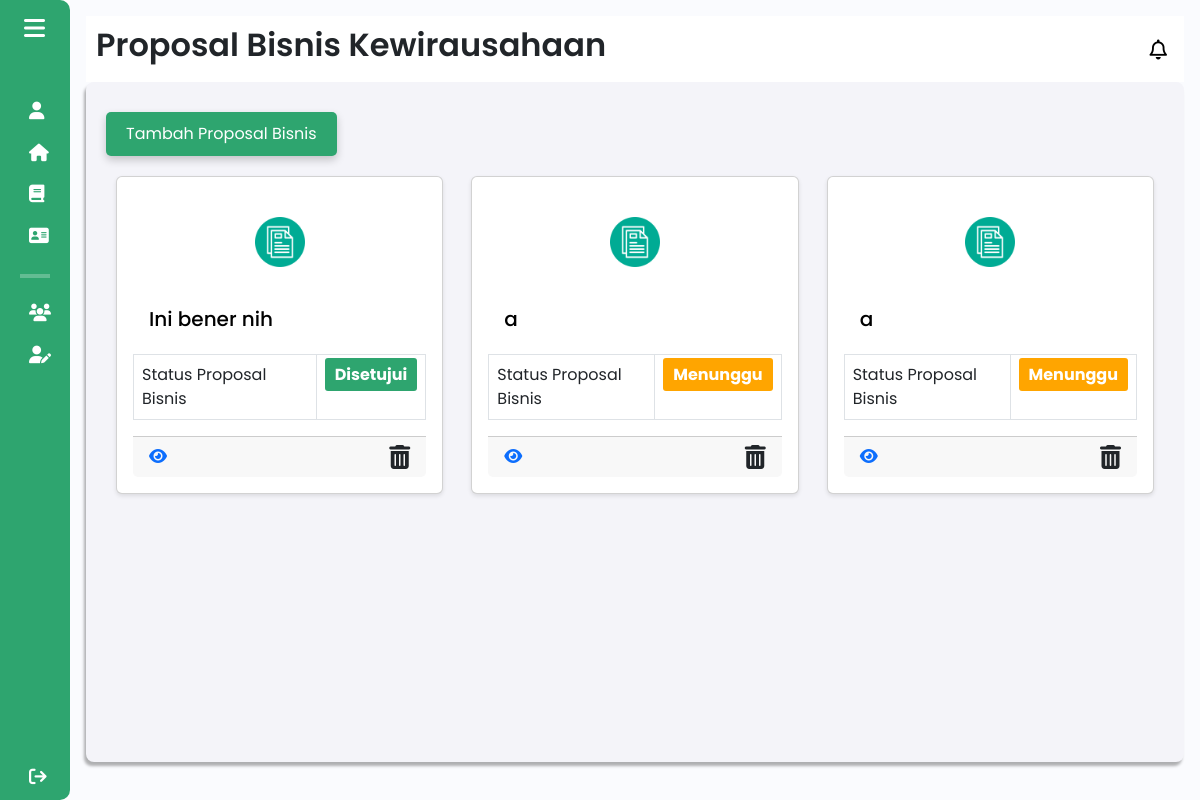
The app's page /components/pages/mahasiswa/proposal_bisnis_mahasiswa.php (signed in), older data.
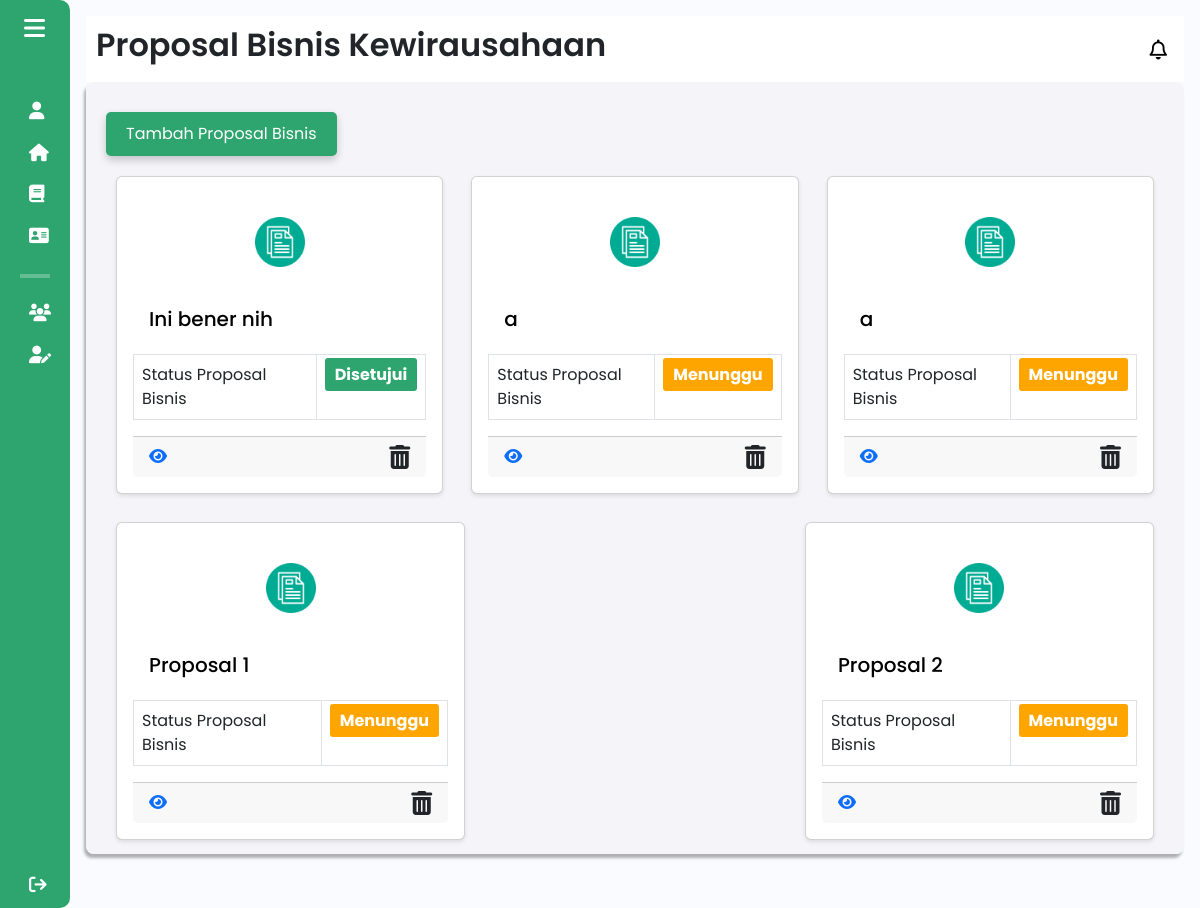
The same page, newer data.
### tables this page shows
CREATE TABLE `proposal_bisnis` (
  `id` int(11) NOT NULL,
  `judul_proposal` varchar(255) NOT NULL,
  `tahapan_bisnis` varchar(25) NOT NULL,
  `sdg` text NOT NULL,
  `kategori` varchar(255) DEFAULT NULL,
  `other_category` varchar(255) DEFAULT NULL,
  `proposal_pdf` varchar(255) NOT NULL,
  `kelompok_id` int(11) NOT NULL,
  `status` enum('menunggu','ditolak','disetujui') DEFAULT 'menunggu'
);

### components/pages/mahasiswa/proposal_bisnis_mahasiswa.php (the view, shortened to what this page needs)
<?php
include $_SERVER['DOCUMENT_ROOT'] . '/Aplikasi-Kewirausahaan/config/db_connection.php';
$query = "SELECT id, judul_proposal, status FROM proposal_bisnis";
$result = mysqli_query($conn, $query);
?>
<!DOCTYPE html>
<html lang="en">
<head>
    <link href="https://cdn.lineicons.com/4.0/lineicons.css" rel="stylesheet" />
    <link href="https://cdn.jsdelivr.net/npm/bootstrap@5.3.0-alpha3/dist/css/bootstrap.min.css" rel="stylesheet"
>
    <link rel="stylesheet" href="/Aplikasi-Kewirausahaan/assets/css/proposal_bisnis.css">
    <link rel="stylesheet" href="https://cdn.jsdelivr.net/gh/habibmhamadi/multi-select-tag@3.1.0/dist/css/multi-select-tag.css">
</head>
<body>
    <div class="wrapper">
        <?php
        include 'sidebar_mahasiswa.php';
        ?>
        <div class="main p-3">
            <div class="main_header">
                <?php
                    include 'header_mahasiswa.php';
                ?>
            </div>
            <div class="main_wrapper">
                <div class="btn-container">
                    <button id="openFormBtn">Tambah Proposal Bisnis</button>
                </div>
                <div class="card-container">
                    <?php
                    if (mysqli_num_rows($result) > 0) {
                        while ($proposal = mysqli_fetch_assoc($result)) {
                            ?>
                            <div class="card" style="width: 33%; margin: 10px;">
                                <div class="card-icon text-center py-4">
                                    <img src="\Aplikasi-Kewirausahaan\assets\img\document-file_6424455.png" alt="Dokumen" style="width: 50px; height: 50px;">
                                </div>
                                <div class="card-body m-0">
                                    <h5 class="card-title"><?php echo htmlspecialchars($proposal['judul_proposal']); ?></h5>
                                </div>
                                <table class="table table-bordered m-0 styled-table">
                                    <tbody>
                                        <tr>
                                            <td>Status Proposal Bisnis</td>
                                            <td>
                                                <span id="status-label" class="status"
                                                    style="background-color: <?php
                                                        if ($proposal['status'] == 'disetujui') {
                                                            echo '#2ea56f';
                                                        } elseif ($proposal['status'] == 'ditolak') {
                                                            echo '#dc3545';
                                                        } else {
                                                            echo 'orange';
                                                        }
                                                    ?>; padding: 5px 10px; border-radius: 3px;">
                                                    <?php echo htmlspecialchars($proposal['status']); ?>
                                                </span>
                                            </td>
                                        </tr>
                                    </tbody>
                                </table>
                                <div class="card-footer">
                                <a href="detail_proposal_bisnis.php?judul=<?php echo urlencode($proposal['judul_proposal']); ?>">
                                        <i class="fa-solid fa-eye detail-icon" title="Lihat Detail Proposal Bisnis"></i>
                                    </a>
                                    <i class="fa-solid fa-trash-can delete-icon" title="Hapus Proposal Bisnis" onclick="window.location.href='delete_proposal.php?id=<?php echo $proposal['id']; ?>';"></i>
                                </div>
                            </div>
                            <?php
                        }
                    } else {
                        echo "<p>Tidak ada proposal bisnis yang ditemukan.</p>";
                    }
                    ?>
                </div>
                      </div>
                    </div>
                </div>
</body>
</html>

Row changes from the older to the newer data that the page shows:
added proposal_bisnis: judul_proposal "Proposal 1", status "Menunggu"
added proposal_bisnis: judul_proposal "Proposal 2", status "Menunggu"
